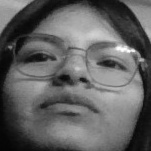
#> input picture PDI_001/Mitad 02 clases/dataset/Gabriela/1.jpg, 151 x 151 px, found by its file name
$ jupyter execute ecuacionlibreria.ipynb
#> lines starting #> are read from the running program, lines starting #| are printed output that depends on the picture
CAPTURA DE UNA IMAGEN DEL PC

[cell 1]
import cv2 # opencv
import numpy as np
import matplotlib.pyplot as plt
#cargar una imagen

imagen =cv2.imread('1.jpg')
#> imagen is the input picture: shape (151, 151, 3); min 4, max 255, mean 98
imgrgb = cv2.cvtColor(imagen, cv2.COLOR_BGR2RGB)

plt.title('primera imagen')
plt.imshow(imgrgb)
plt.show()

[cell 2]
import cv2
import matplotlib.pyplot as plt
plt.rcParams['figure.figsize']=[8,5]
img=cv2.imread('1.jpg')
plt.imshow(img)
plt.show()
print('Tamaño de imagen y canales:',img.shape)
#| Tamaño de imagen y canales: (151, 151, 3)

[cell 3]
import cv2
import matplotlib.pyplot as plt
plt.rcParams['figure.figsize']=[10,5]
img=cv2.imread('1.jpg',cv2.IMREAD_COLOR)
plt.subplot(141)
plt.title('imagen Original')
plt.imshow(cv2.cvtColor(img,cv2.COLOR_BGR2RGB))
plt.subplot(142)
plt.imshow(img[:,:,0],cmap='gray')
plt.title('canal Rojo')
plt.subplot(143)
plt.imshow(img[:,:,1],cmap='gray')
plt.title('canal Verde')
plt.subplot(144)
plt.imshow(img[:,:,2],cmap='gray')
plt.title('canal Azul')

plt.show()

Canales y colores Reales

[cell 4]
import cv2
import matplotlib.pyplot as plt
import numpy as np

plt.rcParams['figure.figsize']=[10,5]
img=cv2.imread('1.jpg',cv2.IMREAD_COLOR)
img_rgb=cv2.cvtColor(img,cv2.COLOR_BGR2RGB)
r=img[:,:,2]
g=img[:,:,1]
b=img[:,:,0]
r_imgen=np.zeros_like(img_rgb)
r_imgen[:,:,0]=r
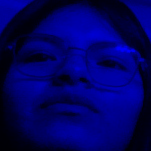
#> r_imgen: shape (151, 151, 3); mean of channels 0, 1, 2 98, 0, 0; drawn as B, G, R
g_imgen=np.zeros_like(img_rgb)
g_imgen[:,:,1]=g
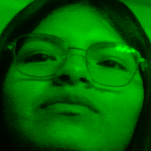
#> g_imgen: shape (151, 151, 3); mean of channels 0, 1, 2 0, 98, 0; drawn as B, G, R
b_imgen=np.zeros_like(img_rgb)
b_imgen[:,:,2]=b
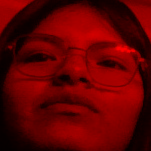
#> b_imgen: shape (151, 151, 3); mean of channels 0, 1, 2 0, 0, 98; drawn as B, G, R

plt.subplot(141)
plt.title('Original')
plt.imshow(img_rgb)
plt.axis('off')

plt.subplot(142)
plt.title('CAnal rojo')
plt.imshow(r_imgen)
plt.axis('off')

plt.subplot(143)
plt.title('CAnal Verde')
plt.imshow(g_imgen)
plt.axis('off')

plt.subplot(144)
plt.title('CAnal Azul')
plt.imshow(b_imgen)
plt.axis('off')

plt.show()

Colores Falsos

[cell 5]
import cv2
import matplotlib.pyplot as plt

plt.rcParams['figure.figsize']=[10,5]
img=cv2.imread('1.jpg',cv2.IMREAD_COLOR)
b,g,r=cv2.split(img)

plt.subplot(141)
plt.title('Original')
plt.imshow(cv2.cvtColor(img,cv2.COLOR_BGR2RGB))
plt.axis('off')

plt.subplot(142)
plt.title('CANAL ROJO')
plt.imshow(r,cmap='Reds')
plt.axis('off')

plt.subplot(143)
plt.title('CANAL VERDE')
plt.imshow(g,cmap='Greens')
plt.axis('off')

plt.subplot(144)
plt.title('CANAL AZUL')
plt.imshow(b,cmap='Blues')
plt.axis('off')
plt.show()

Otro uso de Matpltlib

[cell 6]
import cv2
import matplotlib.pyplot as plt
import numpy as np

img_bgr=cv2.imread('1.jpg')
img_rgb=cv2.cvtColor(img_bgr,cv2.COLOR_BGR2RGB)
print(f'Alto: {img_bgr.shape[0]}')
#| Alto: 151
print(f'Ancho: {img_bgr.shape[1]}')
#| Ancho: 151
print(f'Canales: {img_bgr.shape[2]}')
#| Canales: 3
fig,axs=plt.subplots(1,4,figsize=(20,5))

axs[0].imshow(img_rgb)
axs[0].set_title('imagen Original')

fig_img=axs[1].imshow(img_rgb[...,0],cmap='gray')
fig.colorbar(fig_img,ax=axs[1],shrink=0.5)
axs[1].set_title('canal rojo')
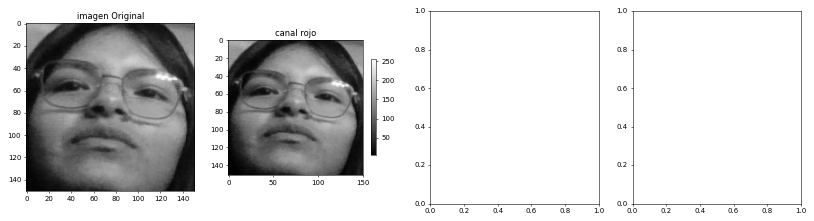
#> figure drawn by matplotlib, 3 panels

[cell 7]
img_rgb[:3,:3,:]

[cell 8]
plt.imshow(img_rgb[:10,:10,:])
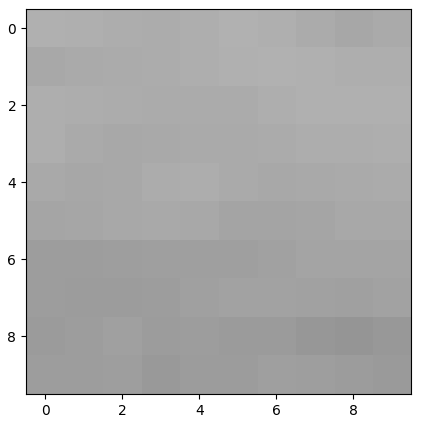
#> figure drawn by matplotlib, 1 panel

[cell 9]
cv2.imwrite('imagen2.png',img_bgr)
plt.imsave('imagen3.png',cv2.cvtColor(img_bgr,cv2.COLOR_BGR2RGB))

CREACION DE UNA IMAGEN

[cell 10]
import matplotlib.pyplot as plt
import cv2
import numpy as np

plt.rcParams['figure.figsize'] = [10,5]
tamanio_imagen=100
R = np.ones((tamanio_imagen,tamanio_imagen))*255
G = np.ones((tamanio_imagen,tamanio_imagen))*120
B = np.ones((tamanio_imagen,tamanio_imagen))*0
imagen= np.dstack((R,G,B))
imagen=np.array(imagen,dtype=int)
plt.figure()
plt.imshow(imagen)
plt.show()
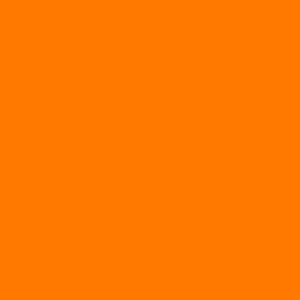
#> shown: shape (100, 100, 3) (shown 3 times larger); mean R, G, B 255, 120, 0

Escala de Grises y profindidad del color

[cell 11]
import matplotlib.pyplot as plt
import cv2
import numpy as np

imagen=cv2.imread('1.jpg',cv2.IMREAD_GRAYSCALE)

img_inicial = imagen.dtype #valor de profundidad de color inicial
print('profundidad del color :',img_inicial)
#| profundidad del color : uint8
img_16bit=np.uint16(imagen)
img_nueva= img_16bit.dtype
print('profundidad de color nueva:', img_nueva)
#| profundidad de color nueva: uint16

RGB a HSV

[cell 12]
import matplotlib.pyplot as plt
import cv2
import numpy as np
fig ,axs = plt.subplots(1,4,figsize=(25,10))
img_bgr=cv2.imread('1.jpg')
img_rgb=cv2.cvtColor(img_bgr,cv2.COLOR_BGR2RGB)
hsv= cv2.cvtColor(img_rgb,cv2.COLOR_RGB2HSV)

axs[0].imshow(img_rgb)
axs[0].set_title('imagen')

fig_img1= axs[1].imshow(hsv[...,0],cmap='gray',vmin=0,vmax=179)
fig.colorbar(fig_img1,ax=axs[1],shrink=0.3)
axs[1].set_title('canal H')

fig_img2= axs[2].imshow(hsv[...,1],cmap='gray',vmin=0,vmax=255)
fig.colorbar(fig_img2,ax=axs[2],shrink=0.3)
axs[2].set_title('canal S')

fig_img3= axs[3].imshow(hsv[...,2],cmap='gray',vmin=0,vmax=255)
fig.colorbar(fig_img3,ax=axs[3],shrink=0.3)
axs[3].set_title('canal V')
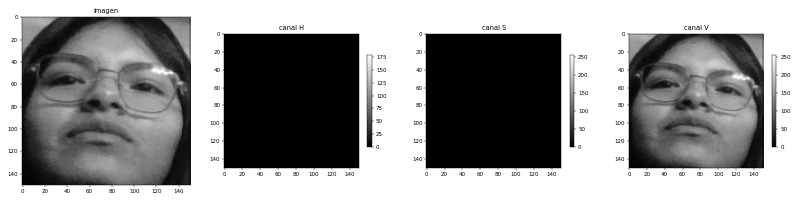
#> figure drawn by matplotlib, 7 panels

[cell 13]
import numpy as np
Imagen = cv2.imread('1.jpg')
img= cv2.cvtColor(Imagen, cv2.COLOR_BGR2RGB)
def RGB2HSV(img):
    img = img.astype(np.float32)
    img = img/255.
    new_img = np.zeros_like(img)

    maxChannel = np.argmax(img,axis=2)
#> maxChannel: shape (151, 151) int64; every value is 0
    maxValue = np.amax(img,axis=2)
    minChannel = np.argmin(img,axis=2)
    minValue = np.amin(img,axis=2)
    #value
    new_img[...,2] = maxValue

    #saturation
    for i in range(img.shape[0]):
        for j in range(img.shape[1]):
            if maxValue[i,j]==0:
                new_img[i,j,1] = 0
            elif maxValue[i,j] != 0:
                new_img[i,j,1] = (new_img[i,j,2]-minValue[i,j])/new_img[i,j,2]

    #hue
    for i in range(img.shape[0]):
        for j in range(img.shape[1]):
            if sum(img[i,j,...])/3 == img[i,j,0]:
                new_img[i,j,0] = 0
            elif maxChannel[i,j] == 0: #R
                new_img[i,j,0] = 60 * ((img[i,j,1]-img[i,j,2])/(new_img[i,j,2]-minValue[i,j]))
            elif maxChannel[i,j] == 1: #G
                new_img[i,j,0] = 120 + 60 * (img[i,j,2]-img[i,j,0])/(new_img[i,j,2]-minValue[i,j])
            elif maxChannel[i,j] == 2: #B
                new_img[i,j,0] = 240 + 60 * (img[i,j,0]-img[i,j,1])/(new_img[i,j,2]-minValue[i,j])

        bol_ind = new_img[...,0] < 0
        new_img[bol_ind,0]   =  new_img[bol_ind,0] + 360
    return new_img

hsv_img =  RGB2HSV(img)
fig, axs = plt.subplots(1,4,figsize=(25,10))
axs[0].imshow(img)
axs[0].set_title('Imagen')
fig_img = axs[1].imshow(hsv_img[...,0],cmap='gray',vmin=0,vmax=360)
fig.colorbar(fig_img, ax=axs[1],shrink=0.3)
axs[1].set_title('Canal Hue')
fig_img = axs[2].imshow(hsv_img[...,1],cmap='gray',vmin=0,vmax=1)
fig.colorbar(fig_img, ax=axs[2],shrink=0.3)
axs[2].set_title('Canal Saturación')
fig_img = axs[3].imshow(hsv_img[...,2],cmap='gray',vmin=0,vmax=1)
fig.colorbar(fig_img, ax=axs[3],shrink=0.3)
axs[3].set_title('Canal Value');
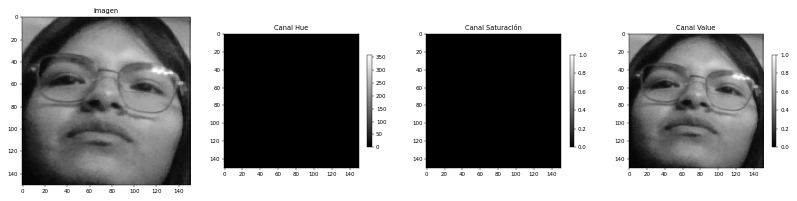
#> figure drawn by matplotlib, 7 panels

hsv 2 rgb

[cell 14]
def HSV2RGB(img):
    new_img = np.zeros_like(img)

    C = img[...,2]*img[...,1]
#> C: shape (151, 151) float32; every value is 0
    X = C*(1-abs((img[...,0]/60)%2-1))
    m = img[...,2]-C

    for i in range(img.shape[0]):
        for j in range(img.shape[1]):
            h = img[i,j,0]
            if 0 <= h and h < 60:
                new_img[i,j] = C[i,j],X[i,j],0
            elif 60 <= h and h < 120:
                new_img[i,j] = X[i,j],C[i,j],0
            elif 120 <= h and h < 180:
                new_img[i,j] = 0,C[i,j],X[i,j]
            elif 180 <= h and h < 240:
                new_img[i,j] = 0,X[i,j],C[i,j]
            elif 240 <= h and h < 300:
                new_img[i,j] = X[i,j],0,C[i,j]
            elif 300 <= h and h < 360:
                new_img[i,j] = C[i,j],0,X[i,j]
#> new_img: shape (151, 151, 3) float32; every value is 0
    new_img[...,0] = (new_img[...,0]+m)*255
    new_img[...,1] = (new_img[...,1]+m)*255
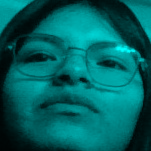
#> new_img: shape (151, 151, 3) float32; mean of channels 0, 1, 2 98, 98, 0; drawn as B, G, R
    new_img[...,2] = (new_img[...,2]+m)*255
    new_img = new_img.astype(int)
    return new_img
rgb_img =   HSV2RGB(hsv_img)
fig, axs = plt.subplots(1,4,figsize=(25,10))

axs[0].imshow(img)
axs[0].set_title('Imagen')


fig_img = axs[1].imshow(rgb_img[...,0],cmap='gray',vmin=0,vmax=255)
fig.colorbar(fig_img, ax=axs[1],shrink=0.3)
axs[1].set_title('Canal Rojo')


fig_img = axs[2].imshow(rgb_img[...,1],cmap='gray',vmin=0,vmax=255)
fig.colorbar(fig_img, ax=axs[2],shrink=0.3)
axs[2].set_title('Canal Verde')


fig_img = axs[3].imshow(rgb_img[...,2],cmap='gray',vmin=0,vmax=255)
fig.colorbar(fig_img, ax=axs[3],shrink=0.3)
axs[3].set_title('Canal Azul');
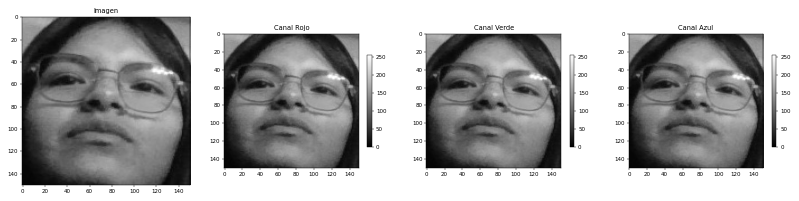
#> figure drawn by matplotlib, 7 panels
